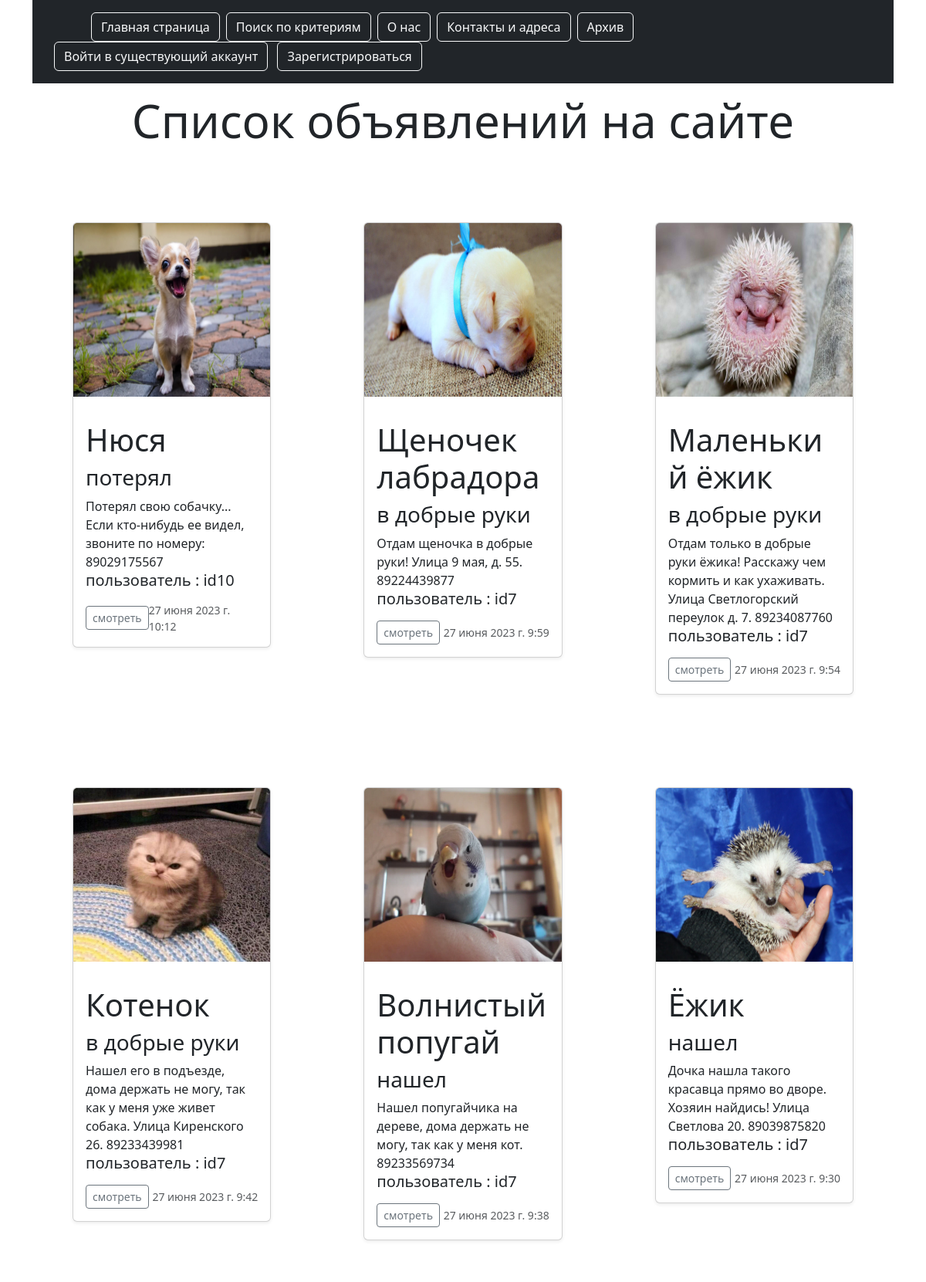
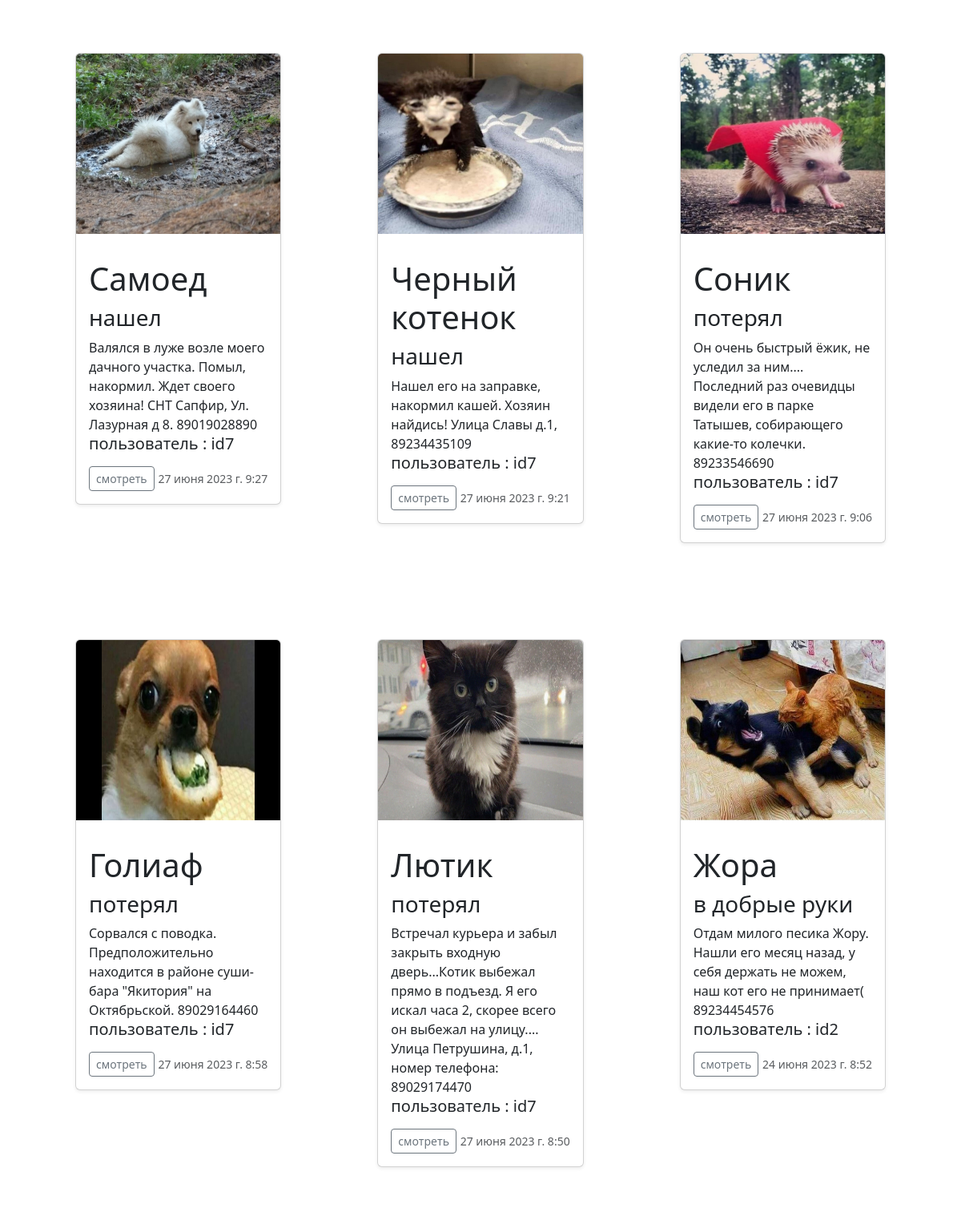
Screenshot of /users/posts (upper part) with the database file from the repository (2 pictures, top to bottom).
### users/models.py (models this page shows, shortened)
class posts(models.Model):
    id_user = models.IntegerField()
    title = models.CharField(max_length=255, verbose_name="Заголовок")
    slug = models.SlugField(max_length=255, unique=True, db_index=True, verbose_name="URL")
    additional_information = models.TextField(blank=True, verbose_name="Текст статьи")
    photo = models.ImageField(upload_to="photos/%Y/%m/%d/", verbose_name="Фото")
    time_create = models.DateTimeField(auto_now_add=True, verbose_name="Время создания")
    time_update = models.DateTimeField(auto_now=True, verbose_name="Время изменения")
    category = models.ForeignKey('Category', on_delete=models.PROTECT, verbose_name="Категории")
    type_of_animal = models.ForeignKey('type_of_animal', on_delete=models.PROTECT, verbose_name="вид")
    status = models.ForeignKey('status', on_delete=models.PROTECT, verbose_name="status")
    class Meta:
        verbose_name = 'pet'
        verbose_name_plural = 'pet'
        ordering = ['id']

class Category(models.Model):
    name = models.CharField(max_length=100, db_index=True, verbose_name="Категория")
    def __str__(self):
        return self.name
    class Meta:
        verbose_name = 'Категория'
        verbose_name_plural = 'Категории'
        ordering = ['id']

### users/views.py (the view)
# urls.py: path('posts', pet_list, name='pet_list'),
def pet_list(request):
	pets = pet.objects.filter(status__name='публично').order_by('-id')
	return render(request, 'posts.html', {'persons': pets})

### templates/posts.html (shortened to what this page needs)
{% extends "base.html" %}
{% block content %}
<body style="background-color: rgba(255, 255, 255, 0.8);">
    <div class="p-2 mb-4  rounded-3 bg-overlay">
        <div class="container-fluid py-1" style="opacity: 1;">
            <h1 style="font-size: 60px; text-align: center;">Список объявлений на сайте</h1>
        </div>
    </div>
<div class=" mb-5 row row-cols-1 row-cols-sm-2 row-cols-md-3 g-3">
    {% for person in persons %}
    {% load static %}
    <link rel="stylesheet" href="{% static 'css/custom-styles.css' %}">
<body style="background-color: rgba(255, 255, 255, 0.5);">
<div class="p-5 rounded-5 bg-overlay">
   <div class="container-fluid py-1" style="opacity: 1;">
    <div class="col">
        <div class="card shadow-sm">
            <img src="../media/{{ person.photo }}" class="bd-placeholder-img card-img-top" width="50%" height="225">
            <div class="card-body">
              <p class="card-text"><h1>{{ person.title }}</h1>
                          <h3>{{ person.category }}</h3>
                        {{ person.additional_information }}<h5 >пользователь : id{{ person.id_user }}</h5></p>
              <div class="d-flex justify-content-between align-items-center">
                <div class="btn-group">
                  <a href="/users/get_post/{{ person.id }}"><button type="button" class="btn btn-sm btn-outline-secondary">смотреть</button></a>
                </div>
                <small class="text-body-secondary">{{ person.time_create }}</small>
              </div>
            </div>
          </div>
          </div>
        </div>
    </div>
    {% endfor %}
 </body>
</div>
{% endblock %}

### templates/base.html (shortened to what this page needs)
<!DOCTYPE html>
<html lang="en">
<head>
    <link href="https://cdn.jsdelivr.net/npm/bootstrap@5.3.0/dist/css/bootstrap.min.css" rel="stylesheet">
</head>
<body class="container">
<header class="p-3 text-bg-dark">
    <div class="container">
      <div class="d-flex flex-wrap align-items-center justify-content-center justify-content-lg-start">
        <a href="/" class="d-flex align-items-center mb-2 mb-lg-0 text-white text-decoration-none ">
          <svg class="bi me-2" width="40" height="32" role="img" aria-label="Bootstrap"><use xlink:href="#bootstrap"></use></svg>
        </a>
        <ul class="nav col-12 col-lg-auto me-lg-auto mb-2 justify-content-center mb-md-0">
          <li><a href="/" <button type="button" class="btn btn-outline-light me-2">Главная страница</a></li>
          <li><a href="/users/search" <button type="button" class="btn btn-outline-light me-2">Поиск по критериям</a></li>
          <li><a href="/about" <button type="button" class="btn btn-outline-light me-2">О нас</a></li>
          <li><a href="/contact" <button type="button" class="btn btn-outline-light me-2">Контакты и адреса</a></li>
          <li><a href="/users/archive" <button type="button" class="btn btn-outline-light me-2">Архив</a></li>
        </ul>
  <div class="text-end">
        {% if request.user.is_authenticated %}
        {% if request.session.role == "менеджер" %}
             <a href="/users/menadje"><button type="button" class="btn btn-outline-light me-2">Менеджмент</button></a>
        {% endif %}
        {% if request.session.role == "админ" %}
             <a href="/users/admin"><button type="button" class="btn btn-outline-light me-2">Меню Админа</button></a>
        {% endif %}
          <a href="/users/profile/"><button type="button" class="btn btn-outline-light me-2">Мой профиль</button></a>
    <a href="#" id="logoutButton" class="btn btn-outline-light me-2">{{user.username}} | Выйти</a>
          {% else %}
    <a href="/users/login/"><button type="button" class="btn btn-outline-light me-2">Войти в существующий аккаунт</button></a>
    <a href="/users/register/"><button type="button" class="btn btn-outline-light me-2">Зарегистрироваться</button></a>
          {% endif %}
  </div>
 </div>
</div>
</header>
{% block content %}{% endblock %}
</body>
</html>

### static/css/custom-styles.css (style rules this page uses)
.bg-overlay { background-color: rgba(255, 255, 255, 0.7); }

### templates/base.html (style rules this page uses)
body { background-image: url("/static/images/bg.jpg"); background-size: cover; background-position: center; background-attachment: fixed; }

### rows the page displays
posts: photo (picture), title "Нюся", category "потерял", additional_information "Потерял свою собачку... Если кто-нибудь ее видел, звоните по номеру: 89029175567", id_user "10", time_create "27 июня 2023 г. 10:12"
posts: photo (picture), title "Щеночек лабрадора", category "в добрые руки", additional_information "Отдам щеночка в добрые руки! Улица 9 мая, д. 55. 89224439877", id_user "7", time_create "27 июня 2023 г. 9:59"
posts: photo (picture), title "Маленький ёжик", category "в добрые руки", additional_information "Отдам только в добрые руки ёжика! Расскажу чем кормить и как ухаживать. Улица Светлогорский переулок д. 7. 89234087760", id_user "7", time_create "27 июня 2023 г. 9:54"
posts: photo (picture), title "Котенок", category "в добрые руки", additional_information "Нашел его в подъезде, дома держать не могу, так как у меня уже живет собака. Улица Киренского 26. 89233439981", id_user "7", time_create "27 июня 2023 г. 9:42"
posts: photo (picture), title "Волнистый попугай", category "нашел", additional_information "Нашел попугайчика на дереве, дома держать не могу, так как у меня кот. 89233569734", id_user "7", time_create "27 июня 2023 г. 9:38"
posts: photo (picture), title "Ёжик", category "нашел", additional_information "Дочка нашла такого красавца прямо во дворе. Хозяин найдись! Улица Светлова 20. 89039875820", id_user "7", time_create "27 июня 2023 г. 9:30"
posts: photo (picture), title "Самоед", category "нашел", additional_information "Валялся в луже возле моего дачного участка. Помыл, накормил. Ждет своего хозяина! СНТ Сапфир, Ул. Лазурная д 8. 89019028890", id_user "7", time_create "27 июня 2023 г. 9:27"
posts: photo (picture), title "Черный котенок", category "нашел", additional_information "Нашел его на заправке, накормил кашей. Хозяин найдись! Улица Славы д.1, 89234435109", id_user "7", time_create "27 июня 2023 г. 9:21"
posts: photo (picture), title "Соник", category "потерял", additional_information "Он очень быстрый ёжик, не уследил за ним.... Последний раз очевидцы видели его в парке Татышев, собирающего какие-то колечки. 89233546690", id_user "7", time_create "27 июня 2023 г. 9:06"
posts: photo (picture), title "Голиаф", category "потерял", additional_information "Сорвался с поводка. Предположительно находится в районе суши-бара \"Якитория\" на Октябрьской. 89029164460", id_user "7", time_create "27 июня 2023 г. 8:58"
posts: photo (picture), title "Лютик", category "потерял", additional_information "Встречал курьера и забыл закрыть входную дверь...Котик выбежал прямо в подъезд. Я его искал часа 2, скорее всего он выбежал на улицу.... Улица Петрушина, д.1, номер телефона: 89029174470", id_user "7", time_create "27 июня 2023 г. 8:50"
posts: photo (picture), title "Жора", category "в добрые руки", additional_information "Отдам милого песика Жору. Нашли его месяц назад, у себя держать не можем, наш кот его не принимает( 89234454576", id_user "2", time_create "24 июня 2023 г. 8:52"
